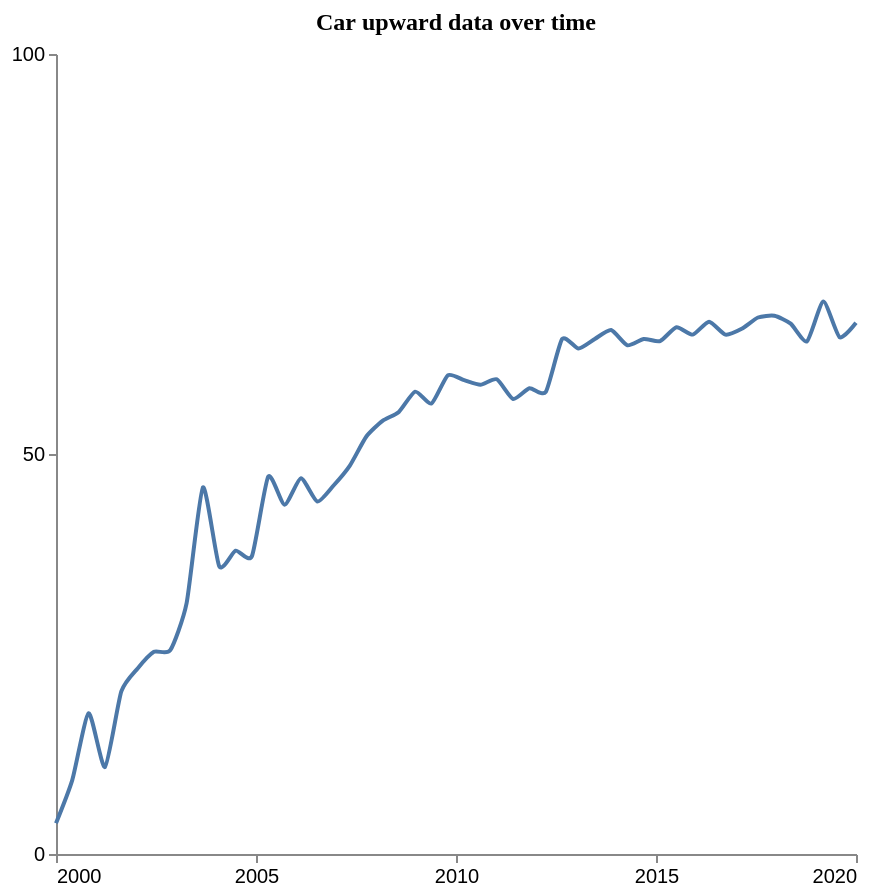

Specify this chart in Vega-Lite:
### Vega-Lite specification from a JSON file in a GitHub repository (floating-point values rounded to 4 significant figures)
{"$schema": "https://vega.github.io/schema/vega-lite/v5.json", "description": "Pattern: Upward", "data": {"values": [{"X": 2000.0, "Y": 3.838}, {"X": 2000.0, "Y": 9.265}, {"X": 2001.0, "Y": 17.6}, {"X": 2001.0, "Y": 10.86}, {"X": 2002.0, "Y": 20.31}, {"X": 2002.0, "Y": 23.19}, {"X": 2002.0, "Y": 25.27}, {"X": 2003.0, "Y": 25.47}, {"X": 2003.0, "Y": 31.35}, {"X": 2004.0, "Y": 45.83}, {"X": 2004.0, "Y": 35.95}, {"X": 2004.0, "Y": 37.92}, {"X": 2005.0, "Y": 37.23}, {"X": 2005.0, "Y": 47.18}, {"X": 2006.0, "Y": 43.65}, {"X": 2006.0, "Y": 46.97}, {"X": 2007.0, "Y": 44.06}, {"X": 2007.0, "Y": 46.06}, {"X": 2007.0, "Y": 48.56}, {"X": 2008.0, "Y": 52.16}, {"X": 2008.0, "Y": 54.15}, {"X": 2009.0, "Y": 55.26}, {"X": 2009.0, "Y": 57.79}, {"X": 2009.0, "Y": 56.32}, {"X": 2010.0, "Y": 59.84}, {"X": 2010.0, "Y": 59.23}, {"X": 2011.0, "Y": 58.66}, {"X": 2011.0, "Y": 59.34}, {"X": 2011.0, "Y": 56.88}, {"X": 2012.0, "Y": 58.22}, {"X": 2012.0, "Y": 57.76}, {"X": 2013.0, "Y": 64.37}, {"X": 2013.0, "Y": 63.19}, {"X": 2013.0, "Y": 64.38}, {"X": 2014.0, "Y": 65.5}, {"X": 2014.0, "Y": 63.59}, {"X": 2015.0, "Y": 64.38}, {"X": 2015.0, "Y": 64.11}, {"X": 2016.0, "Y": 65.85}, {"X": 2016.0, "Y": 64.92}, {"X": 2016.0, "Y": 66.54}, {"X": 2017.0, "Y": 64.93}, {"X": 2017.0, "Y": 65.65}, {"X": 2018.0, "Y": 67.06}, {"X": 2018.0, "Y": 67.28}, {"X": 2018.0, "Y": 66.29}, {"X": 2019.0, "Y": 64.1}, {"X": 2019.0, "Y": 69.05}, {"X": 2020.0, "Y": 64.58}, {"X": 2020.0, "Y": 66.4}]}, "mark": {"type": "line", "interpolate": "cardinal", "tension": 0.4}, "encoding": {"x": {"field": "X", "type": "quantitative", "title": "", "axis": {"grid": false, "format": "d", "values": [2000, 2005, 2010, 2015, 2020], "tickSize": 4}, "scale": {"domain": [2000, 2020]}}, "y": {"field": "Y", "type": "quantitative", "title": "", "axis": {"grid": false, "format": "d", "values": [0, 50, 100], "tickSize": 4, "tickOpacity": 1}, "scale": {"domain": [0, 100]}}}, "title": {"text": "Car upward data over time", "anchor": "middle", "font": "Tahoma", "fontSize": 12}, "config": {"lineBreak": "^", "view": {"stroke": null}}, "height": 400, "width": 400, "autosize": "pad"}
